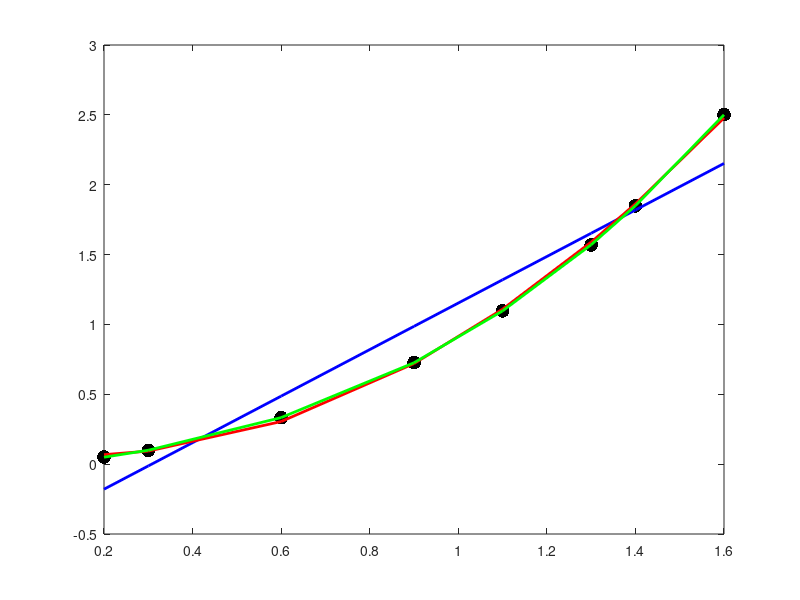
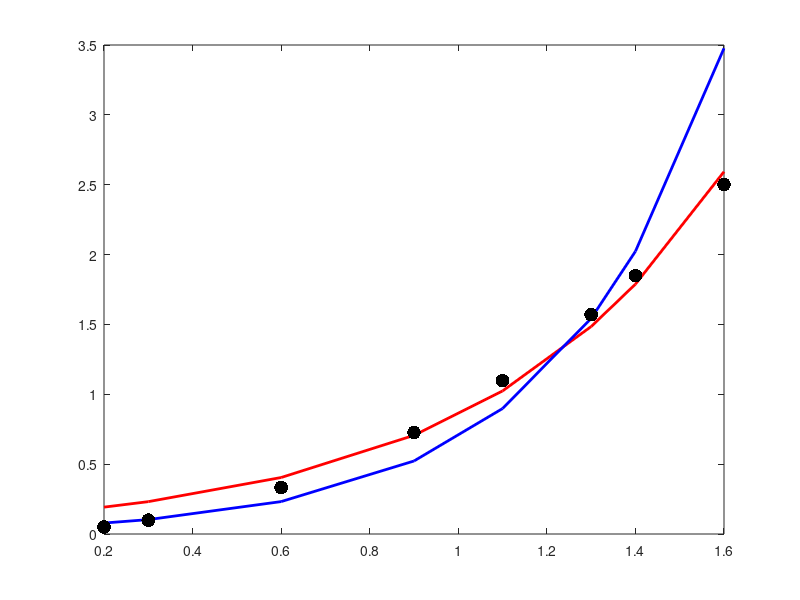

Here is the MATLAB script that generated these plots, in order:
% Vandana Anand
% MA 3457 / CS 4033 
%Homework 3 Problem 3

%Calculating the least squares polynomials of degree 1, 2, 3
%
%Variables:
%xpts = the given data for x points 
%ypts = the given data for y points
%X1 = design matrix for degree 1
%X2 = design matrix for degree 2
%X3 = design matrix for degree 3
%error1 = error for degree 1 polynomial
%error2 = error for degree 2 polynomial
%error3 = error for degree 3 polynomial
%line1 = the final linear polynomial equation for degree 1
%line2 = the final quadratic polynomial equation for degree 2
%line3 = the final cubic polynomial equation for degree 3

%Homework 3 Part A

xpts = [0.2; 0.3; 0.6; 0.9; 1.1; 1.3; 1.4; 1.6];
ypts = [0.050446; 0.098426; 0.33277; 0.72660; 1.0972; 1.5697; 1.8487; 2.5015];

%Design Matrix for Degree 1
X1 = [1,0.2; 1,0.3; 1,0.6; 1,0.9; 1,1.1; 1,1.3; 1,1.4; 1,1.6];

degree1 = (X1' * X1) \ (X1' * ypts)
error1 = sum(power(ypts-(-0.5125+1.6655*xpts),2))
line1 = -0.5125+1.6655*xpts;

%Design Matrix for Degree 2
X2 = [1,0.2,0.04; 1,0.3,0.09; 1,0.6,0.36; 1,0.9,0.81; 1,1.1,1.21; 1,1.3,1.69; 1,1.4,1.96; 1,1.6,2.56];

degree2 = (X2' * X2) \ (X2' * ypts)
error2 = sum(power(ypts-(0.0851-0.3114*xpts+1.1294*(power(xpts, 2))),2))
line2 = 0.0851-0.3114*xpts+1.1294*(power(xpts, 2));

%Design Matrix for Degree 3
X3 = [1,0.2,0.04,0.008; 1,0.3,0.09,0.027; 1,0.6,0.36,0.216; 1,0.9,0.81,0.729; 1,1.1,1.21,1.331; 1,1.3,1.69,2.197; 1,1.4,1.96,2.744; 1,1.6,2.56,4.096];

degree3 = (X3' * X3) \ (X3' * ypts)
error3 = sum(power(ypts-(-0.0184+0.2484*xpts+0.4029*(power(xpts, 2))+0.2662*(power(xpts, 3))),2))
line3 = -0.0184+0.2484*xpts+0.4029*(power(xpts, 2))+0.2662*(power(xpts, 3));

%Homework 3 Part B

%plotting the polynomials found above 
figure(1);
plot(xpts, ypts, '.k', 'MarkerSize', 30); %original points
hold on;
plot(xpts, line1, '-b', 'LineWidth', 2); %linear 
plot(xpts, line2, '-r', 'LineWidth', 2); %quadratic
plot(xpts, line3, '-g', 'LineWidth', 2); %cubic 

hold off;

%Homework 4 Part A

%xpts will stay the same
logYPTS = log(ypts); %take log of each of the ypts

%Using the same design matrix as degree 1 in problem #3a
%X1 = [1,0.2; 1,0.3; 1,0.6; 1,0.9; 1,1.1; 1,1.3; 1,1.4; 1,1.6];

logDegree1 = (X1' * X1) \ (X1' * logYPTS)
error4 = sum(power(logYPTS-(log(0.0457)+2.7073*xpts), 2))
line4 = 0.0457*exp(2.7073*xpts); %final equation in y=be^ax form 

%Homework 4 Part B

f = @(x) sum((ypts-x(1)*exp(x(2)*xpts)).^2); %sum of squared errors
cnew = fminsearch(f,[0,0]) 

%plotting the line that was calculated in #4 part A and the line generated
%by the fminsearch function
figure(2);
plot(xpts,cnew(1)*exp(cnew(2)*xpts),'-r', 'LineWidth', 2); %fminsearch function line
hold on;
plot(xpts, line4, '-b', 'LineWidth', 2); %line from part A
plot(xpts,ypts,'.k', 'MarkerSize', 30); %original points
hold off;
